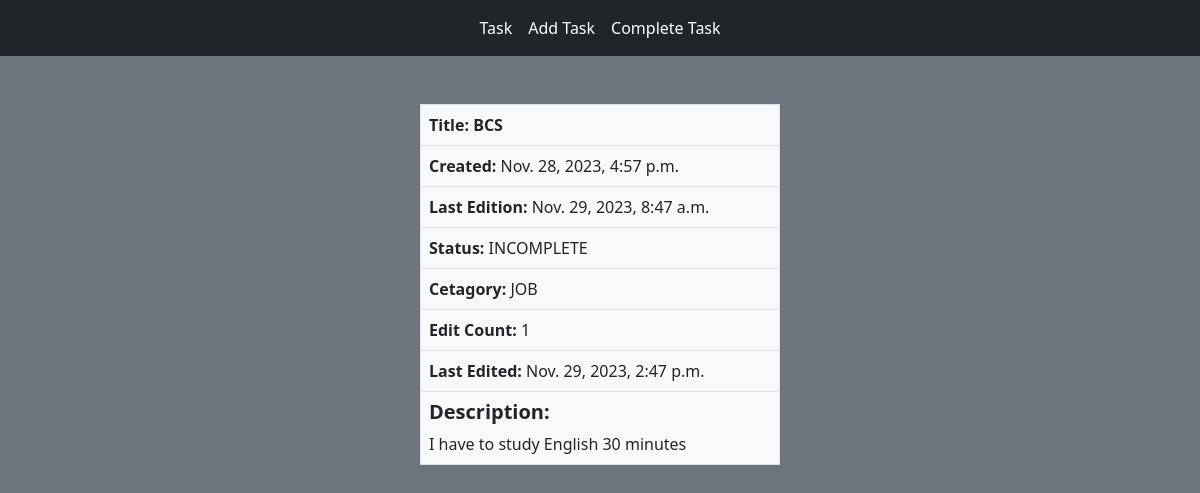
/detailtask/2, run on the app's committed database.
### first_app/models.py (models this page shows, shortened)
class AddTask(models.Model):
    title = models.CharField(max_length=50)
    start_date = models.DateTimeField(auto_now_add=True)
    end_date = models.DateTimeField(auto_now=True)
    status = models.CharField(max_length=20, default='INCOMPLETE')
    Choice = (
        ('ACADEMIC', 'ACADEMIC'),
        ('JOB', 'JOB'),
        ('PERSONAL', 'PERSONAL'),
    )
    catagory = models.CharField(max_length=20, choices=Choice)
    description = models.TextField(blank=True)
    edit_cnt = models.IntegerField(default=0)
    last_update = models.DateTimeField(null=True, blank=True)

### first_app/views.py (the view)
# urls.py: path('detailtask/<int:id>', views.DetailTask, name='detailtask'),
def DetailTask(request,id):
    task = AddTask.objects.get(pk=id)
    return render(request, 'detail.html', {'task': task})

### templates/detail.html
{% extends "base.html" %}
{% block content %}
<body class="bg-secondary">
    <table class="table table-bordered my-5 bg-light" style="width: 30%; margin: auto;">
        <thead>
            <tr>
                <th scope="col">Title: {{task.title}}</th>
            </tr>
        </thead>
        <tbody>
            <tr>
                <td><b>Created:</b> {{task.start_date}}</td>
            </tr>
            <tr>
                <td><b>Last Edition:</b> {{task.end_date}}</td>
            </tr>
            <tr>
                <td><b>Status:</b> {{task.status}}</td>
            </tr>
            <tr>
                <td><b>Cetagory:</b> {{task.catagory}}</td>
            </tr>
            <tr>
                <td><b>Edit Count:</b> {{task.edit_cnt}}</td>
            </tr>
            <tr>
                <td><b>Last Edited:</b> {{task.last_update}}</td>
            </tr>
            <tr>
                <td><h5><b>Description:</b></h5>{{task.description}}</td>
            </tr>
        </tbody>
    </table>
</body>
{% endblock content %}

### data on the page
AddTask: title "BCS", start_date "Nov. 28, 2023, 4:57 p.m.", end_date "Nov. 29, 2023, 8:47 a.m.", status "INCOMPLETE", catagory "JOB", edit_cnt "1", last_update "Nov. 29, 2023, 2:47 p.m.", description "I have to study English 30 minutes"
